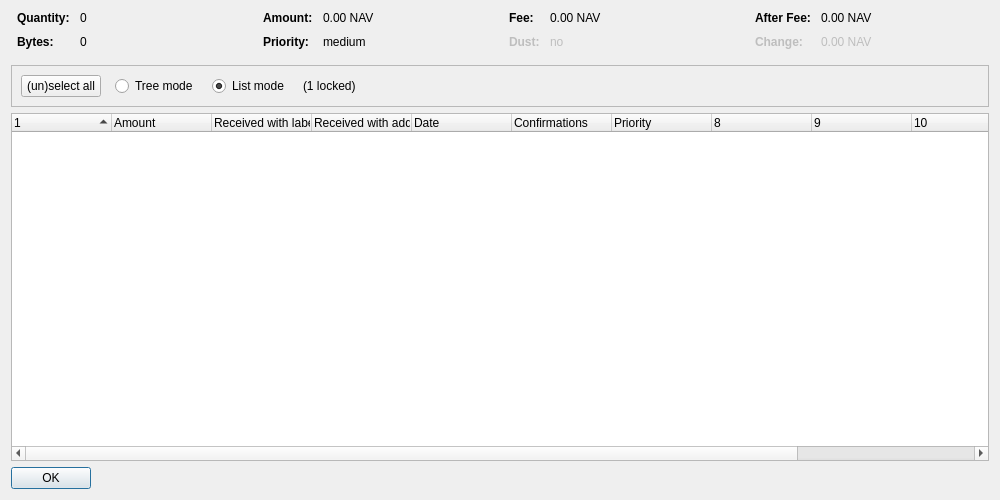
<?xml version="1.0" encoding="UTF-8"?>
<ui version="4.0">
 <class>CoinControlDialog</class>
 <widget class="QDialog" name="CoinControlDialog">
  <property name="geometry">
   <rect>
    <x>0</x>
    <y>0</y>
    <width>1000</width>
    <height>500</height>
   </rect>
  </property>
  <property name="windowTitle">
   <string>Coin Selection</string>
  </property>
  <layout class="QVBoxLayout" name="verticalLayout">
   <item>
    <layout class="QHBoxLayout" name="horizontalLayoutTop" stretch="0,0,0,0">
     <property name="topMargin">
      <number>0</number>
     </property>
     <property name="bottomMargin">
      <number>10</number>
     </property>
     <item>
      <layout class="QFormLayout" name="formLayoutCoinControl1">
       <property name="horizontalSpacing">
        <number>10</number>
       </property>
       <property name="verticalSpacing">
        <number>10</number>
       </property>
       <property name="leftMargin">
        <number>6</number>
       </property>
       <property name="rightMargin">
        <number>6</number>
       </property>
       <item row="0" column="0">
        <widget class="QLabel" name="labelCoinControlQuantityText">
         <property name="font">
          <font>
           <weight>75</weight>
           <bold>true</bold>
          </font>
         </property>
         <property name="text">
          <string>Quantity:</string>
         </property>
        </widget>
       </item>
       <item row="0" column="1">
        <widget class="QLabel" name="labelCoinControlQuantity">
         <property name="cursor">
          <cursorShape>IBeamCursor</cursorShape>
         </property>
         <property name="contextMenuPolicy">
          <enum>Qt::ActionsContextMenu</enum>
         </property>
         <property name="text">
          <string notr="true">0</string>
         </property>
         <property name="textInteractionFlags">
          <set>Qt::LinksAccessibleByMouse|Qt::TextSelectableByKeyboard|Qt::TextSelectableByMouse</set>
         </property>
        </widget>
       </item>
       <item row="1" column="0">
        <widget class="QLabel" name="labelCoinControlBytesText">
         <property name="font">
          <font>
           <weight>75</weight>
           <bold>true</bold>
          </font>
         </property>
         <property name="text">
          <string>Bytes:</string>
         </property>
        </widget>
       </item>
       <item row="1" column="1">
        <widget class="QLabel" name="labelCoinControlBytes">
         <property name="cursor">
          <cursorShape>IBeamCursor</cursorShape>
         </property>
         <property name="contextMenuPolicy">
          <enum>Qt::ActionsContextMenu</enum>
         </property>
         <property name="text">
          <string notr="true">0</string>
         </property>
         <property name="textInteractionFlags">
          <set>Qt::LinksAccessibleByMouse|Qt::TextSelectableByKeyboard|Qt::TextSelectableByMouse</set>
         </property>
        </widget>
       </item>
      </layout>
     </item>
     <item>
      <layout class="QFormLayout" name="formLayoutCoinControl2">
       <property name="horizontalSpacing">
        <number>10</number>
       </property>
       <property name="verticalSpacing">
        <number>10</number>
       </property>
       <property name="leftMargin">
        <number>6</number>
       </property>
       <property name="rightMargin">
        <number>6</number>
       </property>
       <item row="0" column="0">
        <widget class="QLabel" name="labelCoinControlAmountText">
         <property name="font">
          <font>
           <weight>75</weight>
           <bold>true</bold>
          </font>
         </property>
         <property name="text">
          <string>Amount:</string>
         </property>
        </widget>
       </item>
       <item row="0" column="1">
        <widget class="QLabel" name="labelCoinControlAmount">
         <property name="cursor">
          <cursorShape>IBeamCursor</cursorShape>
         </property>
         <property name="contextMenuPolicy">
          <enum>Qt::ActionsContextMenu</enum>
         </property>
         <property name="text">
          <string notr="true">0.00 NAV</string>
         </property>
         <property name="textInteractionFlags">
          <set>Qt::LinksAccessibleByMouse|Qt::TextSelectableByKeyboard|Qt::TextSelectableByMouse</set>
         </property>
        </widget>
       </item>
       <item row="1" column="0">
        <widget class="QLabel" name="labelCoinControlPriorityText">
         <property name="font">
          <font>
           <weight>75</weight>
           <bold>true</bold>
          </font>
         </property>
         <property name="text">
          <string>Priority:</string>
         </property>
        </widget>
       </item>
       <item row="1" column="1">
        <widget class="QLabel" name="labelCoinControlPriority">
         <property name="cursor">
          <cursorShape>IBeamCursor</cursorShape>
         </property>
         <property name="contextMenuPolicy">
          <enum>Qt::ActionsContextMenu</enum>
         </property>
         <property name="text">
          <string notr="true">medium</string>
         </property>
         <property name="textInteractionFlags">
          <set>Qt::LinksAccessibleByMouse|Qt::TextSelectableByKeyboard|Qt::TextSelectableByMouse</set>
         </property>
        </widget>
       </item>
      </layout>
     </item>
     <item>
      <layout class="QFormLayout" name="formLayoutCoinControl3">
       <property name="horizontalSpacing">
        <number>10</number>
       </property>
       <property name="verticalSpacing">
        <number>10</number>
       </property>
       <property name="leftMargin">
        <number>6</number>
       </property>
       <property name="rightMargin">
        <number>6</number>
       </property>
       <item row="0" column="0">
        <widget class="QLabel" name="labelCoinControlFeeText">
         <property name="font">
          <font>
           <weight>75</weight>
           <bold>true</bold>
          </font>
         </property>
         <property name="text">
          <string>Fee:</string>
         </property>
        </widget>
       </item>
       <item row="0" column="1">
        <widget class="QLabel" name="labelCoinControlFee">
         <property name="cursor">
          <cursorShape>IBeamCursor</cursorShape>
         </property>
         <property name="contextMenuPolicy">
          <enum>Qt::ActionsContextMenu</enum>
         </property>
         <property name="text">
          <string notr="true">0.00 NAV</string>
         </property>
         <property name="textInteractionFlags">
          <set>Qt::LinksAccessibleByMouse|Qt::TextSelectableByKeyboard|Qt::TextSelectableByMouse</set>
         </property>
        </widget>
       </item>
       <item row="1" column="0">
        <widget class="QLabel" name="labelCoinControlLowOutputText">
         <property name="enabled">
          <bool>false</bool>
         </property>
         <property name="font">
          <font>
           <weight>75</weight>
           <bold>true</bold>
          </font>
         </property>
         <property name="text">
          <string>Dust:</string>
         </property>
        </widget>
       </item>
       <item row="1" column="1">
        <widget class="QLabel" name="labelCoinControlLowOutput">
         <property name="enabled">
          <bool>false</bool>
         </property>
         <property name="cursor">
          <cursorShape>IBeamCursor</cursorShape>
         </property>
         <property name="contextMenuPolicy">
          <enum>Qt::ActionsContextMenu</enum>
         </property>
         <property name="text">
          <string notr="true">no</string>
         </property>
         <property name="textInteractionFlags">
          <set>Qt::LinksAccessibleByMouse|Qt::TextSelectableByKeyboard|Qt::TextSelectableByMouse</set>
         </property>
        </widget>
       </item>
      </layout>
     </item>
     <item>
      <layout class="QFormLayout" name="formLayoutCoinControl4">
       <property name="horizontalSpacing">
        <number>10</number>
       </property>
       <property name="verticalSpacing">
        <number>10</number>
       </property>
       <property name="leftMargin">
        <number>6</number>
       </property>
       <property name="rightMargin">
        <number>6</number>
       </property>
       <item row="0" column="0">
        <widget class="QLabel" name="labelCoinControlAfterFeeText">
         <property name="font">
          <font>
           <weight>75</weight>
           <bold>true</bold>
          </font>
         </property>
         <property name="text">
          <string>After Fee:</string>
         </property>
        </widget>
       </item>
       <item row="0" column="1">
        <widget class="QLabel" name="labelCoinControlAfterFee">
         <property name="cursor">
          <cursorShape>IBeamCursor</cursorShape>
         </property>
         <property name="contextMenuPolicy">
          <enum>Qt::ActionsContextMenu</enum>
         </property>
         <property name="text">
          <string notr="true">0.00 NAV</string>
         </property>
         <property name="textInteractionFlags">
          <set>Qt::LinksAccessibleByMouse|Qt::TextSelectableByKeyboard|Qt::TextSelectableByMouse</set>
         </property>
        </widget>
       </item>
       <item row="1" column="0">
        <widget class="QLabel" name="labelCoinControlChangeText">
         <property name="enabled">
          <bool>false</bool>
         </property>
         <property name="font">
          <font>
           <weight>75</weight>
           <bold>true</bold>
          </font>
         </property>
         <property name="text">
          <string>Change:</string>
         </property>
        </widget>
       </item>
       <item row="1" column="1">
        <widget class="QLabel" name="labelCoinControlChange">
         <property name="enabled">
          <bool>false</bool>
         </property>
         <property name="cursor">
          <cursorShape>IBeamCursor</cursorShape>
         </property>
         <property name="contextMenuPolicy">
          <enum>Qt::ActionsContextMenu</enum>
         </property>
         <property name="text">
          <string notr="true">0.00 NAV</string>
         </property>
         <property name="textInteractionFlags">
          <set>Qt::LinksAccessibleByMouse|Qt::TextSelectableByKeyboard|Qt::TextSelectableByMouse</set>
         </property>
        </widget>
       </item>
      </layout>
     </item>
    </layout>
   </item>
   <item>
    <widget class="QFrame" name="frame">
     <property name="minimumSize">
      <size>
       <width>0</width>
       <height>40</height>
      </size>
     </property>
     <property name="frameShape">
      <enum>QFrame::StyledPanel</enum>
     </property>
     <property name="frameShadow">
      <enum>QFrame::Sunken</enum>
     </property>
     <layout class="QHBoxLayout" name="horizontalLayout">
      <item>
       <layout class="QHBoxLayout" name="horizontalLayoutPanel" stretch="0,0,0,0,0">
        <property name="spacing">
         <number>14</number>
        </property>
        <item>
         <widget class="QPushButton" name="pushButtonSelectAll">
          <property name="sizePolicy">
           <sizepolicy hsizetype="Maximum" vsizetype="Fixed">
            <horstretch>0</horstretch>
            <verstretch>0</verstretch>
           </sizepolicy>
          </property>
          <property name="text">
           <string>(un)select all</string>
          </property>
          <property name="autoDefault">
           <bool>false</bool>
          </property>
         </widget>
        </item>
        <item>
         <widget class="QRadioButton" name="radioTreeMode">
          <property name="sizePolicy">
           <sizepolicy hsizetype="Maximum" vsizetype="Fixed">
            <horstretch>0</horstretch>
            <verstretch>0</verstretch>
           </sizepolicy>
          </property>
          <property name="text">
           <string>Tree mode</string>
          </property>
         </widget>
        </item>
        <item>
         <widget class="QRadioButton" name="radioListMode">
          <property name="sizePolicy">
           <sizepolicy hsizetype="Maximum" vsizetype="Fixed">
            <horstretch>0</horstretch>
            <verstretch>0</verstretch>
           </sizepolicy>
          </property>
          <property name="text">
           <string>List mode</string>
          </property>
          <property name="checked">
           <bool>true</bool>
          </property>
         </widget>
        </item>
        <item>
         <widget class="QLabel" name="labelLocked">
          <property name="text">
           <string notr="true">(1 locked)</string>
          </property>
         </widget>
        </item>
        <item>
         <spacer name="horizontalSpacer">
          <property name="orientation">
           <enum>Qt::Horizontal</enum>
          </property>
          <property name="sizeHint" stdset="0">
           <size>
            <width>40</width>
            <height>20</height>
           </size>
          </property>
         </spacer>
        </item>
       </layout>
      </item>
     </layout>
    </widget>
   </item>
   <item>
    <widget class="CoinControlTreeWidget" name="treeWidget">
     <property name="contextMenuPolicy">
      <enum>Qt::CustomContextMenu</enum>
     </property>
     <property name="sortingEnabled">
      <bool>false</bool>
     </property>
     <property name="columnCount">
      <number>12</number>
     </property>
     <attribute name="headerShowSortIndicator" stdset="0">
      <bool>true</bool>
     </attribute>
     <attribute name="headerStretchLastSection">
      <bool>false</bool>
     </attribute>
     <column>
      <property name="text">
       <string/>
      </property>
     </column>
     <column>
      <property name="text">
       <string>Amount</string>
      </property>
     </column>
     <column>
      <property name="text">
       <string>Received with label</string>
      </property>
     </column>
     <column>
      <property name="text">
       <string>Received with address</string>
      </property>
     </column>
     <column>
      <property name="text">
       <string>Date</string>
      </property>
     </column>
     <column>
      <property name="text">
       <string>Confirmations</string>
      </property>
      <property name="toolTip">
       <string>Confirmed</string>
      </property>
     </column>
     <column>
      <property name="text">
       <string>Priority</string>
      </property>
     </column>
     <column>
      <property name="text">
       <string/>
      </property>
     </column>
     <column>
      <property name="text">
       <string/>
      </property>
     </column>
     <column>
      <property name="text">
       <string/>
      </property>
     </column>
     <column>
      <property name="text">
       <string/>
      </property>
     </column>
     <column>
      <property name="text">
       <string/>
      </property>
     </column>
    </widget>
   </item>
   <item>
    <widget class="QDialogButtonBox" name="buttonBox">
     <property name="sizePolicy">
      <sizepolicy hsizetype="Maximum" vsizetype="Fixed">
       <horstretch>0</horstretch>
       <verstretch>0</verstretch>
      </sizepolicy>
     </property>
     <property name="orientation">
      <enum>Qt::Horizontal</enum>
     </property>
     <property name="standardButtons">
      <set>QDialogButtonBox::Ok</set>
     </property>
    </widget>
   </item>
  </layout>
 </widget>
 <customwidgets>
  <customwidget>
   <class>CoinControlTreeWidget</class>
   <extends>QTreeWidget</extends>
   <header>coincontroltreewidget.h</header>
  </customwidget>
 </customwidgets>
 <resources/>
 <connections/>
</ui>
